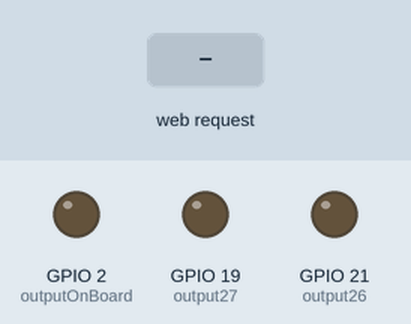
A sketch run on a simulated ESP32. Shown: output pins drawn as LEDs (lit = HIGH). The test bench sets the inputs (shaded band). WiFi joins after 1.5 s; servers stay silent unless stated; what the sketch prints to the serial monitor is not drawn.

Above: at 2.7 s.
2.8 s: HTTP request GET /26/on received
At 3.4 s:
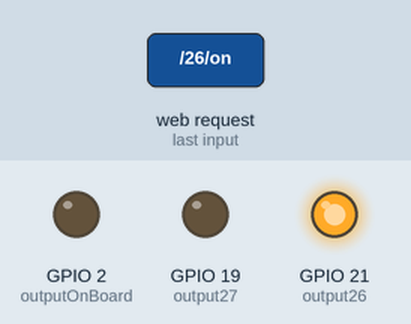
4.3 s: HTTP request GET /onboard/on received
At 5.5 s:
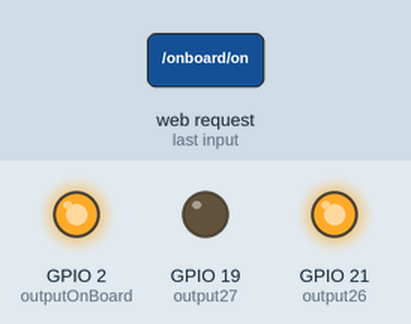
5.8 s: HTTP request GET /26/off received
At 6.9 s:
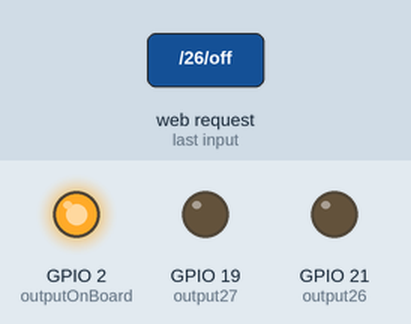
7.3 s: HTTP request GET /27/on received
At 8.0 s:
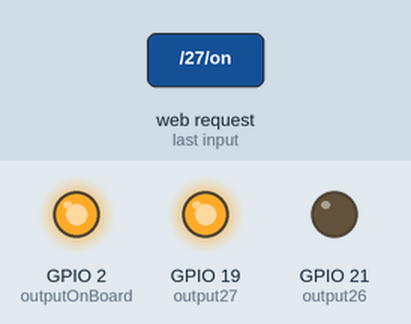
8.8 s: HTTP request GET /onboard/off received
At 9.1 s:
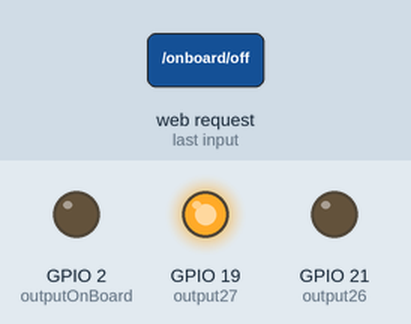
10.3 s: HTTP request GET /27/off received
At 11.4 s:
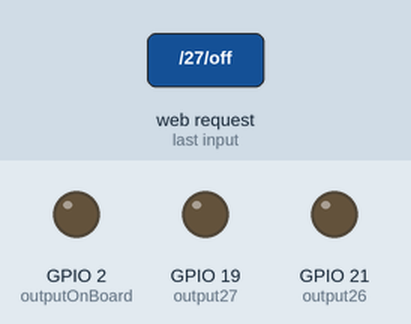
Timing chart, 0 to 12.8 s (numbered marks = the images above; inputs shaded):
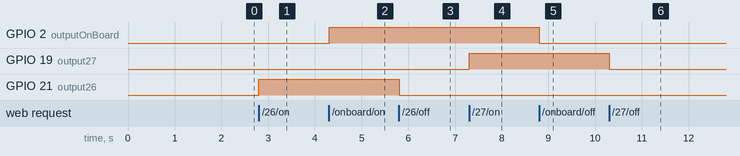

The sketch:

webserver3LedSwitch.ino
```cpp
/*********
  Rui Santos
  Complete project details at http://randomnerdtutorials.com
  https://randomnerdtutorials.com/esp32-web-server-arduino-ide/
  also see
  https://randomnerdtutorials.com/esp32-access-point-ap-web-server/

  another nice webserver interface example.
  https://diyprojects.io/bootstrap-create-beautiful-web-interface-projects-esp8266/#.XQWdmLwzZEY

*********/

// Load Wi-Fi library
#include <WiFi.h>

// Replace with your network credentials
const char* ssid     = "SleepyGuest24";
const char* password = "sleepyHollow";

// Set web server port number to 80
WiFiServer server(80);

// Variable to store the HTTP request
String header;

// Auxiliar variables to store the current output state
String output26State = "off";
String output27State = "off";
String outputOnBoardState = "off";


// Assign output variables to GPIO pins
const int output26 = 21;
const int output27 = 19;
const int outputOnBoard = LED_BUILTIN;


void setup() {
  Serial.begin(115200);
  // Initialize the output variables as outputs
  pinMode(output26, OUTPUT);
  pinMode(output27, OUTPUT);
  pinMode(outputOnBoard, OUTPUT);
  // Set outputs to LOW
  digitalWrite(output26, LOW);
  digitalWrite(output27, LOW);
  digitalWrite(outputOnBoard, LOW);

  // Connect to Wi-Fi network with SSID and password
  Serial.print("Connecting to ");
  Serial.println(ssid);
  WiFi.begin(ssid, password);
  while (WiFi.status() != WL_CONNECTED) {
    delay(500);
    Serial.print(".");
  }
  // Print local IP address and start web server
  Serial.println("");
  Serial.println("WiFi connected.");
  Serial.println("IP address: ");
  Serial.println(WiFi.localIP());
  server.begin();
}

void loop(){
  WiFiClient client = server.available();   // Listen for incoming clients

  if (client) {                             // If a new client connects,
    Serial.println("New Client.");          // print a message out in the serial port
    String currentLine = "";                // make a String to hold incoming data from the client
    while (client.connected()) {            // loop while the client's connected
      if (client.available()) {             // if there's bytes to read from the client,
        char c = client.read();             // read a byte, then
        Serial.write(c);                    // print it out the serial monitor
        header += c;
        if (c == '\n') {                    // if the byte is a newline character
          // if the current line is blank, you got two newline characters in a row.
          // that's the end of the client HTTP request, so send a response:
          if (currentLine.length() == 0) {
            // HTTP headers always start with a response code (e.g. HTTP/1.1 200 OK)
            // and a content-type so the client knows what's coming, then a blank line:
            client.println("HTTP/1.1 200 OK");
            client.println("Content-type:text/html");
            client.println("Connection: close");
            client.println();

            // turns the GPIOs on and off
            if (header.indexOf("GET /26/on") >= 0) {
              Serial.println("GPIO 26 on");
              output26State = "on";
              digitalWrite(output26, HIGH);
            } else if (header.indexOf("GET /26/off") >= 0) {
              Serial.println("GPIO 26 off");
              output26State = "off";
              digitalWrite(output26, LOW);
            } else if (header.indexOf("GET /27/on") >= 0) {
              Serial.println("GPIO 27 on");
              output27State = "on";
              digitalWrite(output27, HIGH);
            } else if (header.indexOf("GET /27/off") >= 0) {
              Serial.println("GPIO 27 off");
              output27State = "off";
              digitalWrite(output27, LOW);
            } else if (header.indexOf("GET /onboard/on") >= 0) {
              Serial.println("GPIO onboard on");
              outputOnBoardState = "on";
              digitalWrite(outputOnBoard, HIGH);
            } else if (header.indexOf("GET /onboard/off") >= 0) {
              Serial.println("GPIO onboard off");
              outputOnBoardState = "off";
              digitalWrite(outputOnBoard, LOW);
            }

            // Display the HTML web page
            client.println("<!DOCTYPE html><html>");
            client.println("<head><meta name=\"viewport\" content=\"width=device-width, initial-scale=1\">");
            client.println("<link rel=\"icon\" href=\"data:,\">");
            // CSS to style the on/off buttons
            // Feel free to change the background-color and font-size attributes to fit your preferences
            client.println("<style>html { font-family: Helvetica; display: inline-block; margin: 0px auto; text-align: center;}");
            client.println(".button { background-color: #4CAF50; border: none; color: white; padding: 16px 40px;");
            client.println("text-decoration: none; font-size: 30px; margin: 2px; cursor: pointer;}");
            client.println(".button2 {background-color: #555555;}</style></head>");

            // Web Page Heading
            client.println("<body><h1>ESP32 Web Server</h1>");

            // Display current state, and ON/OFF buttons for GPIO 26
            client.println("<p>A GPIO 26 - State " + output26State + "</p>");
            // If the output26State is off, it displays the ON button
            if (output26State=="off") {
              client.println("<p><a href=\"/26/on\"><button class=\"button\">ON</button></a></p>");
            } else {
              client.println("<p><a href=\"/26/off\"><button class=\"button button2\">OFF</button></a></p>");
            }

            // Display current state, and ON/OFF buttons for GPIO 27
            client.println("<p>B GPIO 27 - State " + output27State + "</p>");
            // If the output27State is off, it displays the ON button
            if (output27State=="off") {
              client.println("<p><a href=\"/27/on\"><button class=\"button\">ON</button></a></p>");
            } else {
              client.println("<p><a href=\"/27/off\"><button class=\"button button2\">OFF</button></a></p>");
            }
            client.println("</body></html>");

            // Display current state, and ON/OFF buttons for GPIO onboard
            client.println("<p>C GPIO outputOnBoard - State " + outputOnBoardState + "</p>");
            // If the outputOnBoardState is off, it displays the ON button
            if (outputOnBoardState=="off") {
              client.println("<p><a href=\"/onboard/on\"><button class=\"button\">ON</button></a></p>");
            } else {
              client.println("<p><a href=\"/onboard/off\"><button class=\"button button2\">OFF</button></a></p>");
            }
            client.println("</body></html>");


            // The HTTP response ends with another blank line
            client.println();
            // Break out of the while loop
            break;
          } else { // if you got a newline, then clear currentLine
            currentLine = "";
          }
        } else if (c != '\r') {  // if you got anything else but a carriage return character,
          currentLine += c;      // add it to the end of the currentLine
        }
      }
    }
    // Clear the header variable
    header = "";
    // Close the connection
    client.stop();
    Serial.println("Client disconnected.");
    Serial.println("");
  }
}
```

Measured:
- after the input at 2.8 s, GPIO 21 (output26): LOW → HIGH at once
- after the input at 4.3 s, GPIO 2 (outputOnBoard): LOW → HIGH at once
- after the input at 5.8 s, GPIO 21 (output26): HIGH → LOW at once
- after the input at 7.3 s, GPIO 19 (output27): LOW → HIGH at once
- after the input at 8.8 s, GPIO 2 (outputOnBoard): HIGH → LOW at once
- after the input at 10.3 s, GPIO 19 (output27): HIGH → LOW at once
